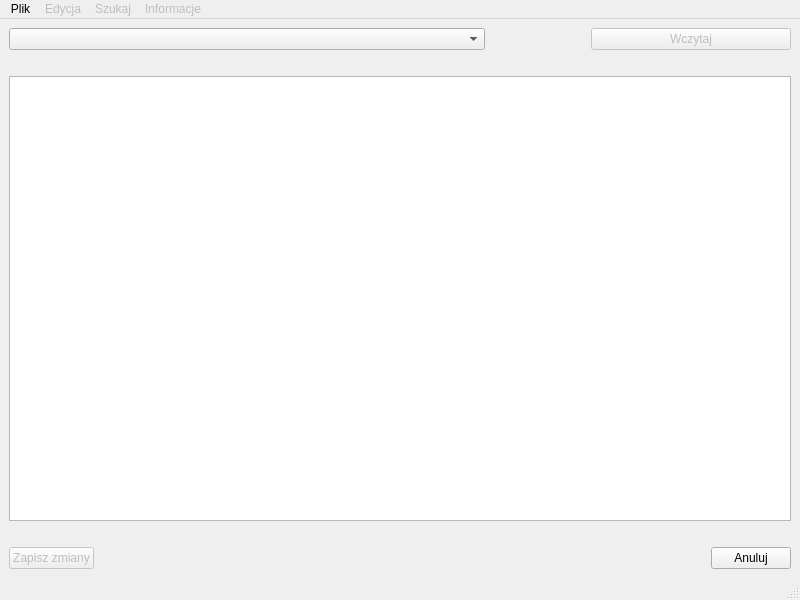
<?xml version="1.0" encoding="UTF-8"?>
<ui version="4.0">
 <class>MainWindow_modify_data</class>
 <widget class="QMainWindow" name="MainWindow_modify_data">
  <property name="windowModality">
   <enum>Qt::ApplicationModal</enum>
  </property>
  <property name="geometry">
   <rect>
    <x>0</x>
    <y>0</y>
    <width>800</width>
    <height>600</height>
   </rect>
  </property>
  <property name="minimumSize">
   <size>
    <width>800</width>
    <height>600</height>
   </size>
  </property>
  <property name="windowTitle">
   <string>Modyfikuj dane</string>
  </property>
  <property name="windowIcon">
   <iconset resource="../images/app-icon/app-icon.qrc">
    <normaloff>:/images/app-icon/dex-icon-512x512.png</normaloff>:/images/app-icon/dex-icon-512x512.png</iconset>
  </property>
  <widget class="QWidget" name="centralwidget">
   <layout class="QVBoxLayout" name="verticalLayout">
    <item>
     <layout class="QHBoxLayout" name="horizontalLayout">
      <item>
       <widget class="QComboBox" name="comboBox_Select_Data">
        <property name="layoutDirection">
         <enum>Qt::LeftToRight</enum>
        </property>
        <property name="placeholderText">
         <string>Wybierz dane do edycji...</string>
        </property>
       </widget>
      </item>
      <item>
       <spacer name="horizontalSpacer_4">
        <property name="orientation">
         <enum>Qt::Horizontal</enum>
        </property>
        <property name="sizeType">
         <enum>QSizePolicy::Fixed</enum>
        </property>
        <property name="sizeHint" stdset="0">
         <size>
          <width>100</width>
          <height>20</height>
         </size>
        </property>
       </spacer>
      </item>
      <item>
       <widget class="QPushButton" name="pushButton_Load">
        <property name="enabled">
         <bool>false</bool>
        </property>
        <property name="maximumSize">
         <size>
          <width>200</width>
          <height>16777215</height>
         </size>
        </property>
        <property name="text">
         <string>Wczytaj</string>
        </property>
       </widget>
      </item>
     </layout>
    </item>
    <item>
     <spacer name="horizontalSpacer_2">
      <property name="orientation">
       <enum>Qt::Horizontal</enum>
      </property>
      <property name="sizeHint" stdset="0">
       <size>
        <width>40</width>
        <height>20</height>
       </size>
      </property>
     </spacer>
    </item>
    <item>
     <widget class="QTableView" name="tableView_Data_Frame">
      <property name="layoutDirection">
       <enum>Qt::LeftToRight</enum>
      </property>
     </widget>
    </item>
    <item>
     <spacer name="horizontalSpacer">
      <property name="orientation">
       <enum>Qt::Horizontal</enum>
      </property>
      <property name="sizeHint" stdset="0">
       <size>
        <width>40</width>
        <height>20</height>
       </size>
      </property>
     </spacer>
    </item>
    <item>
     <layout class="QHBoxLayout" name="horizontalLayout_2">
      <item>
       <widget class="QPushButton" name="pushButton_Save">
        <property name="enabled">
         <bool>false</bool>
        </property>
        <property name="text">
         <string>Zapisz zmiany</string>
        </property>
       </widget>
      </item>
      <item>
       <spacer name="horizontalSpacer_3">
        <property name="orientation">
         <enum>Qt::Horizontal</enum>
        </property>
        <property name="sizeHint" stdset="0">
         <size>
          <width>40</width>
          <height>20</height>
         </size>
        </property>
       </spacer>
      </item>
      <item>
       <widget class="QPushButton" name="pushButton_Cancel">
        <property name="text">
         <string>Anuluj</string>
        </property>
       </widget>
      </item>
     </layout>
    </item>
   </layout>
  </widget>
  <widget class="QMenuBar" name="menubar">
   <property name="geometry">
    <rect>
     <x>0</x>
     <y>0</y>
     <width>800</width>
     <height>22</height>
    </rect>
   </property>
   <widget class="QMenu" name="menu_File">
    <property name="title">
     <string>Plik</string>
    </property>
    <addaction name="action_Save_as"/>
    <addaction name="separator"/>
    <addaction name="action_Exit"/>
   </widget>
   <widget class="QMenu" name="menu_Edit">
    <property name="enabled">
     <bool>false</bool>
    </property>
    <property name="title">
     <string>Edycja</string>
    </property>
    <addaction name="action_Change_Headers"/>
    <addaction name="action_Change_Data_Type"/>
    <addaction name="action_Change"/>
    <addaction name="action_Get_Dummies"/>
    <addaction name="separator"/>
    <addaction name="action_Delete_Nan"/>
    <addaction name="action_Delete"/>
   </widget>
   <widget class="QMenu" name="menu_Info">
    <property name="enabled">
     <bool>false</bool>
    </property>
    <property name="title">
     <string>Informacje</string>
    </property>
    <addaction name="action_More_Info"/>
   </widget>
   <widget class="QMenu" name="menu_Search">
    <property name="enabled">
     <bool>false</bool>
    </property>
    <property name="title">
     <string>Szukaj</string>
    </property>
    <addaction name="action_Search"/>
   </widget>
   <addaction name="menu_File"/>
   <addaction name="menu_Edit"/>
   <addaction name="menu_Search"/>
   <addaction name="menu_Info"/>
  </widget>
  <widget class="QStatusBar" name="statusbar"/>
  <action name="action_Exit">
   <property name="text">
    <string>Zakończ</string>
   </property>
   <property name="shortcut">
    <string>Ctrl+F4</string>
   </property>
  </action>
  <action name="action_Save_as">
   <property name="enabled">
    <bool>false</bool>
   </property>
   <property name="text">
    <string>Zapisz jako...</string>
   </property>
   <property name="shortcut">
    <string>Ctrl+S</string>
   </property>
  </action>
  <action name="action_Change">
   <property name="text">
    <string>Zamień </string>
   </property>
   <property name="shortcut">
    <string>Ctrl+H</string>
   </property>
  </action>
  <action name="action_Delete_Nan">
   <property name="text">
    <string>Usuń NaN</string>
   </property>
   <property name="shortcut">
    <string>Ctrl+N</string>
   </property>
  </action>
  <action name="action_Change_Headers">
   <property name="text">
    <string>Zmień nagłówki</string>
   </property>
   <property name="shortcut">
    <string>Ctrl+L</string>
   </property>
  </action>
  <action name="action_Delete_Column">
   <property name="text">
    <string>Usuń</string>
   </property>
   <property name="shortcut">
    <string>Ctrl+D</string>
   </property>
  </action>
  <action name="action_Delete_row">
   <property name="text">
    <string>Usuń</string>
   </property>
   <property name="shortcut">
    <string>Ctrl+D</string>
   </property>
  </action>
  <action name="action_Change_Data_Type">
   <property name="text">
    <string>Zmień typ danych</string>
   </property>
   <property name="shortcut">
    <string>Ctrl+T</string>
   </property>
  </action>
  <action name="action_Get_Dummies">
   <property name="text">
    <string>Rozdziel dane</string>
   </property>
   <property name="shortcut">
    <string>Ctrl+G</string>
   </property>
  </action>
  <action name="action_More_Info">
   <property name="checkable">
    <bool>true</bool>
   </property>
   <property name="text">
    <string>Informacje dodatkowe</string>
   </property>
   <property name="shortcut">
    <string>Ctrl+I</string>
   </property>
  </action>
  <action name="action_Search">
   <property name="text">
    <string>Szukaj</string>
   </property>
   <property name="shortcut">
    <string>Ctrl+F</string>
   </property>
  </action>
  <action name="action_Delete">
   <property name="text">
    <string>Usuń</string>
   </property>
   <property name="shortcut">
    <string>Ctrl+D</string>
   </property>
  </action>
 </widget>
 <resources>
  <include location="../images/app-icon/app-icon.qrc"/>
 </resources>
 <connections/>
</ui>
